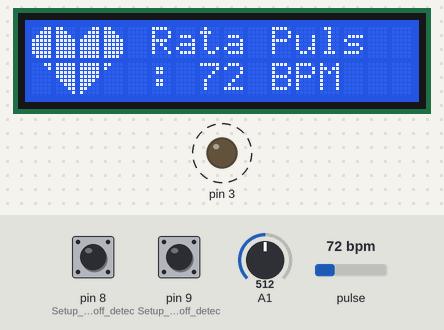
The sketch below on a simulated Arduino Uno, built with avr-gcc and run on an emulated ATmega328P. On the bench: 16×2 character LCD, output pins drawn as LEDs (lit = HIGH). Dashed ring = blinking. The test bench sets the inputs (shaded band); at power-on: pulse 72 bpm, A1 = 512, pin 8 (Setup_for_leads_off_detec) LOW, pin 9 (Setup_for_leads_off_detec) LOW. What the sketch prints to the serial monitor is not drawn.

Above: at 3.4 s.
3.5 s: pulse set to 158 bpm
At 4.0 s:
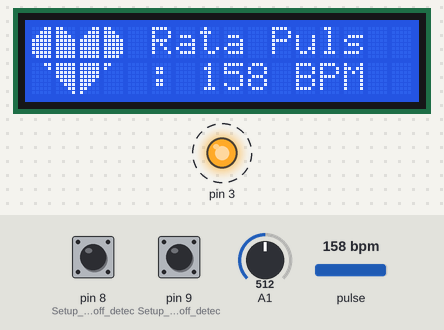
5.0 s: pulse set to 42 bpm
At 7.3 s:
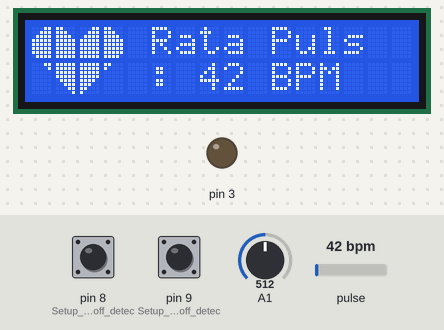
7.7 s: pulse set to 70 bpm
At 9.42 s:
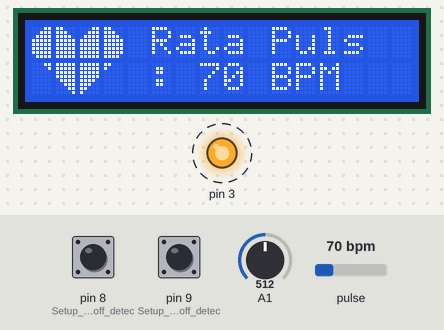
10.0 s: pulse set to 130 bpm
At 10.58 s:
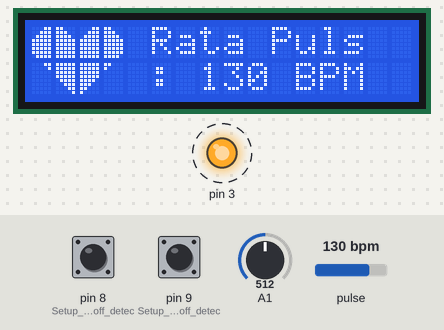
11.5 s: A1 set to 409
13.0 s: A1 set to 383
Timing chart, 0 to 17.0 s (numbered marks = the images above; inputs shaded):
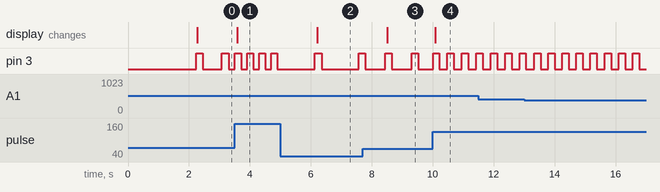

Measured:
- after the input at 3.5 s, pin 3: alternates HIGH for 0.20 s and LOW for 0.19 s, starting at once; the display: changes after 0.08 s (image 1)
- after the input at 5.0 s, the display: changes after 1.2 s (image 2)
- after the input at 7.7 s, the display: changes after 0.81 s (image 3)
- after the input at 10.0 s, pin 3: alternates HIGH for 0.21 s and LOW for 0.27 s, starting at once; the display: changes after 0.08 s (image 4)
- by itself, pin 3: alternates HIGH for 0.21 s and LOW for 0.64 s

The sketch:

cod_arduino.ino
```cpp
#define USE_ARDUINO_INTERRUPTS true //--> Set-up low-level interrupts for most acurate BPM math.
#include <PulseSensorPlayground.h> //--> Includes the PulseSensorPlayground Library.
#include <LiquidCrystal_I2C.h>
LiquidCrystal_I2C lcd(0x27,16,2);  // I2C address 0x27, 16 column and 2 rows


// ECG
long instance1=0, timer;
double hrv =0, hr = 72, interval = 0;
int value = 0, count = 0;
bool flag = 0;

#define shutdown_pin 10
#define threshold 100 // to identify R peak
#define timer_value 10000 // 10 seconds timer to calculate hr

// BPM SENSOR
const int PulseWire = 0; //--> PulseSensor PURPLE WIRE connected to ANALOG PIN 0
int LED_3 = 3; //--> LED to detect when the heart is beating. The LED is connected to PIN 3 on the Arduino UNO.
int Threshold = 550; //--> Determine which Signal to "count as a beat" and which to ignore.
                     //--> Use the "Gettting Started Project" to fine-tune Threshold Value beyond default setting.
                     //--> Otherwise leave the default "550" value.

byte heart1[8] = {B11111, B11111, B11111, B11111, B01111, B00111, B00011, B00001};
byte heart2[8] = {B00011, B00001, B00000, B00000, B00000, B00000, B00000, B00000};
byte heart3[8] = {B00011, B00111, B01111, B11111, B11111, B11111, B11111, B01111};
byte heart4[8] = {B11000, B11100, B11110, B11111, B11111, B11111, B11111, B11111};
byte heart5[8] = {B00011, B00111, B01111, B11111, B11111, B11111, B11111, B11111};
byte heart6[8] = {B11000, B11100, B11110, B11111, B11111, B11111, B11111, B11110};
byte heart7[8] = {B11000, B10000, B00000, B00000, B00000, B00000, B00000, B00000};
byte heart8[8] = {B11111, B11111, B11111, B11111, B11110, B11100, B11000, B10000};
//----------------------------------------

int Instructions_view = 500; //--> Variable for waiting time to display instructions on LCD.

PulseSensorPlayground pulseSensor; //--> Creates an instance of the PulseSensorPlayground object called "pulseSensor"

void setup() {

  Serial.begin(9600);
  // AD8232 SETUP //
  pinMode(8, INPUT); // Setup for leads off detection LO +
  pinMode(9, INPUT); // Setup for leads off detection LO -

  // LCD & BPM SENSOR SETUP //
  lcd.init();
  lcd.clear();
  lcd.begin(0x27, 16, 2); //--> Initializes the interface to the LCD screen, and specifies the dimensions (width and height) of the display
  lcd.backlight();

  //----------------------------------------Create a custom character (glyph) for use on the LCD
  lcd.createChar(1, heart1);
  lcd.createChar(2, heart2);
  lcd.createChar(3, heart3);
  lcd.createChar(4, heart4);
  lcd.createChar(5, heart5);
  lcd.createChar(6, heart6);
  lcd.createChar(7, heart7);
  lcd.createChar(8, heart8);
  //----------------------------------------

  lcd.setCursor(0,0);
  lcd.print(" Monitorizarea ");
  lcd.setCursor(0,1);
  lcd.print("   Pulsului   ");

  //----------------------------------------Configure the PulseSensor object, by assigning our variables to it.
  pulseSensor.analogInput(PulseWire);
  pulseSensor.blinkOnPulse(LED_3); //--> auto-magically blink Arduino's LED with heartbeat.
  pulseSensor.setThreshold(Threshold);
  //----------------------------------------

  //----------------------------------------Double-check the "pulseSensor" object was created and "began" seeing a signal.
  if (pulseSensor.begin()) {
    Serial.println("We created a pulseSensor Object !"); //--> This prints one time at Arduino power-up,  or on Arduino reset.
  }
  //----------------------------------------

  delay(2000);
  lcd.clear();


}

void loop() {

////---- AD8232 ECG LOOP ----////
  if((digitalRead(8) == 1)||(digitalRead(9) == 1)){
    Serial.println("leads off!");
    digitalWrite(shutdown_pin, LOW); //standby mode
    instance1 = micros();
    timer = millis();
  }
  else {
    digitalWrite(shutdown_pin, HIGH); //normal mode
    value = analogRead(A1);
    value = map(value, 250, 400, 0, 100); //to flatten the ecg values a bit
    if((value > threshold) && (!flag)) {
      count++;
      Serial.println("in");
      flag = 1;
      interval = micros() - instance1; //RR interval
      instance1 = micros();
    }

    else if((value < threshold)) {
      flag = 0;
    }

    if ((millis() - timer) > 10000) {
      hr = count*6;
      timer = millis();
      count = 0;
    }

    hrv = hr/60 - interval/1000000;

    Serial.print(hr);
    Serial.print(",");
    Serial.print(hrv);
    Serial.print(",");
    Serial.println(value);
    //delay(1);
  }

////---- LCD % BPM SENSOR LOOP ----////
  int myBPM = pulseSensor.getBeatsPerMinute(); //--> Calls function on our pulseSensor object that returns BPM as an "int". "myBPM" hold this BPM value now.

  //----------------------------------------Condition if the Sensor does not detect the heart rate / the sensor is not touched.
  if (Instructions_view < 500) {
    Instructions_view++;
  }

  if (Instructions_view > 499) {
    lcd.setCursor(0,0);
    lcd.print("Lipsa semnal ");
    lcd.clear();
  }
  //----------------------------------------

  //----------------------------------------Constantly test to see if "a beat happened".
  if (pulseSensor.sawStartOfBeat()) { //--> If test is "true", then the following conditions will be executed.
    Serial.println("♥  A HeartBeat Happened ! "); //--> Print a message "a heartbeat happened".
    Serial.print("BPM: "); //--> Print phrase "BPM: "
    Serial.println(myBPM); //--> Print the value inside of myBPM.

    //----------------------------------------Displays a "Heart" shape on the LCD.
    lcd.setCursor(1,1);
    lcd.write(byte(1));
    lcd.setCursor(0,1);
    lcd.write(byte(2));
    lcd.setCursor(0,0);
    lcd.write(byte(3));
    lcd.setCursor(1,0);
    lcd.write(byte(4));
    lcd.setCursor(2,0);
    lcd.write(byte(5));
    lcd.setCursor(3,0);
    lcd.write(byte(6));
    lcd.setCursor(3,1);
    lcd.write(byte(7));
    lcd.setCursor(2,1);
    lcd.write(byte(8));
    //----------------------------------------

    //----------------------------------------Displays the BPM value on the LCD.
    lcd.setCursor(5,0);
    lcd.print("Rata Puls");
    lcd.setCursor(5,1);
    lcd.print(": ");
    lcd.print(myBPM);
    lcd.print(" ");
    lcd.print("BPM     ");
    //----------------------------------------

    Instructions_view = 0;
  }
  //----------------------------------------

  //delay(20); //--> considered best practice in a simple sketch.


} // END LOOP
```
